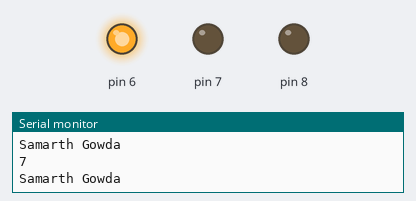
The sketch below on a simulated Arduino Uno, built with avr-gcc and run on an emulated ATmega328P. Parts: output pins drawn as LEDs (lit = HIGH), the last lines printed to the serial monitor.

Above: at 0.16 s.
At 0.86 s:
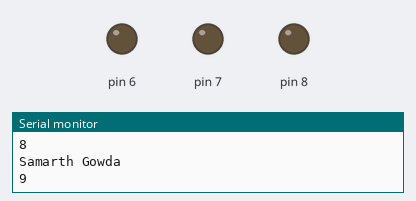
At 1.56 s:
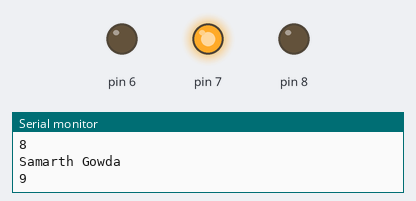
At 2.97 s:
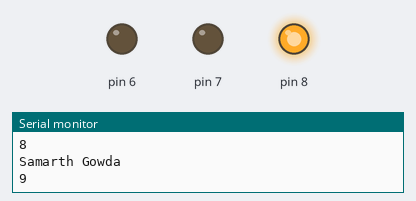
Timing chart, 0 to 3.3 s (numbered marks = the images above):
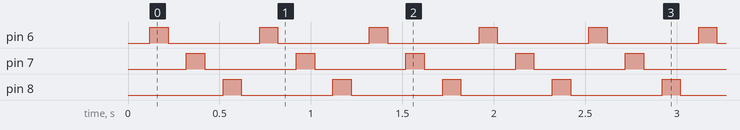

The sketch:

sketch_apr29a.ino
```cpp
void setup() {
  // put your setup code here, to run once:
  Serial.begin(9600);
  pinMode(6, OUTPUT);
  pinMode(7, OUTPUT);
  pinMode(8, OUTPUT);

  for (int i=0; i<10 ; i++){
    Serial.println("Samarth Gowda");
    Serial.println(i);
  }
}


void loop() {
  // put your main code here, to run repeatedly:

  digitalWrite(6, HIGH);
  delay(100);
  digitalWrite(6, LOW);
  delay(100);

  digitalWrite(7, HIGH);
  delay(100);
  digitalWrite(7, LOW);
  delay(100);

  digitalWrite(8, HIGH);
  delay(100);
  digitalWrite(8, LOW);
  delay(100);
}
```

Measured:
- by itself, pin 6–8: alternates HIGH for 0.10 s and LOW for 0.50 s
